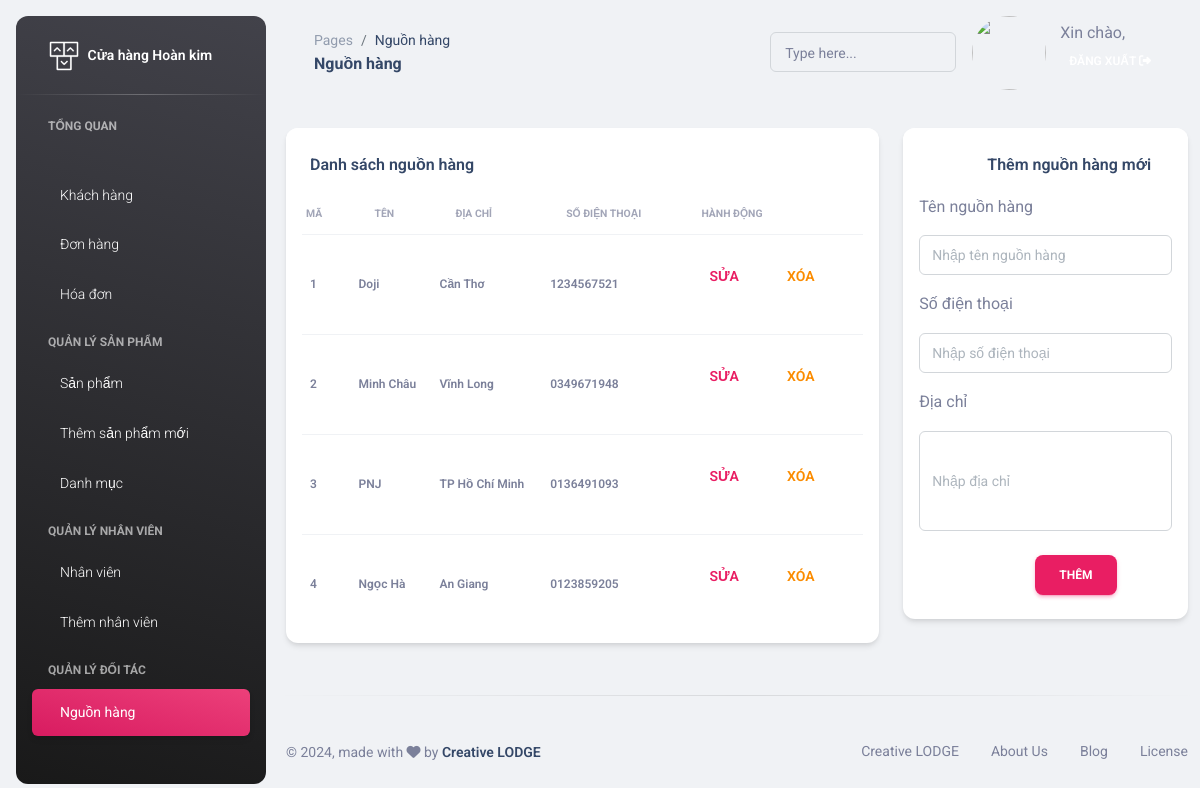
The page /admin/source.php on the database its author committed.
### tables this page shows
CREATE TABLE `nhacungcap` (
  `Ma_NCC` int(11) NOT NULL,
  `Ten_NCC` varchar(50) NOT NULL,
  `SDT_NCC` char(10) NOT NULL,
  `DiaChi_NCC` varchar(100) NOT NULL
);

### web/admin/source.php (the view, shortened to what this page needs)
<!DOCTYPE html>
<html lang="en">
<?php include "head.php"; ?>
<body class="g-sidenav-show  bg-gray-200">
<?php
    require 'aside.php';
  ?>
  <main class="main-content position-relative max-height-vh-100 h-100 border-radius-lg ">
    <nav class="navbar navbar-main navbar-expand-lg px-0 mx-4 shadow-none border-radius-xl" id="navbarBlur" data-scroll="true">
			<div class="container-fluid py-1 px-3">
        <nav aria-label="breadcrumb">
          <ol class="breadcrumb bg-transparent mb-0 pb-0 pt-1 px-0 me-sm-6 me-5">
            <li class="breadcrumb-item text-sm"><a class="opacity-5 text-dark" href="javascript:;">Pages</a></li>
            <li class="breadcrumb-item text-sm text-dark active" aria-current="page">Nguồn hàng</li>
          </ol>
          <h6 class="font-weight-bolder mb-0">Nguồn hàng</h6>
        </nav>
        <div class="collapse navbar-collapse mt-sm-0 mt-2 me-md-0 me-sm-4" id="navbar">
          <div class="ms-md-auto pe-md-3 d-flex align-items-center">
            <div class="input-group input-group-outline">
              <label class="form-label">Type here...</label>
              <input type="text" class="form-control">
            </div>
          </div>
          <ul class="navbar-nav  justify-content-end">
					<li class="nav-item d-flex align-items-center mb-4 me-4">
          <div class="icon icon-shape text-center rounded-circle">
    <img src="../assets/img/a.jpg" class="rounded-circle avatar avatar-xl">
</div>
            </li>
            <li class="nav-item d-flex align-items-center mt-sm-1 ms-3">
             <nav class=" mt-sm-1" aria-label="breadcrumb">
                <h7 class="text-maroon text mb-0">Xin chào,</h7>
                <a href="log_out.php" class="btn btn-outline-light text-white font-weight-bold px-2 mt-n1 py-1" style="color:black;">
                  <i class="fas fa-sign-out-alt "></i>
                </a>
              </nav>
            </li>
          </ul>
        </div>
      </div>
    </nav>
		<?php
			require 'connect.php';
		?>
		<div class="container-fluid py-4">
      <div class="row">
      	<div class="col-8">
      		<div class="card mb-4">
            <div class="card-header pb-2">
              <h6>Danh sách nguồn hàng</h6>
						</div>
            <div class="card-body px-3 pt-0 pb-2">
						<?php
              $sql = "select * from nhacungcap";
            ?>
              <div class="table-responsive p-0">
                <table class="table align-items-center mb-0">
                  <thead>
                    <tr>
                      <th class="text-uppercase text-secondary text-xxs font-weight-bolder opacity-7 ps-1">Mã</th>
                      <th class="text-uppercase text-secondary text-xxs font-weight-bolder opacity-7">Tên</th>
                      <th class="text-uppercase text-secondary text-xxs font-weight-bolder opacity-7">Địa chỉ</th>
                      <th class="text-uppercase text-secondary text-xxs font-weight-bolder opacity-7">Số điện thoại</th>
                      <th class="text-uppercase text-secondary text-xxs font-weight-bolder opacity-7">Hành động</th>
                    </tr>
                  </thead>
                	<tbody>
                  <?php
                      $result = $conn->query($sql);
                      if ($result->num_rows > 0) {
                      $result = $conn->query($sql);
                      $result_all = $result -> fetch_all(MYSQLI_ASSOC);
                      foreach ($result_all as $row) {
                  ?>
                    <tr class="height-100">
                      <td>
                        <p class="text-xs font-weight-bold mb-0"><?php echo $row["Ma_NCC"]; ?></p>
                      </td>
											<td>
                        <p class="text-xs font-weight-bold mb-0"><?php echo $row["Ten_NCC"]; ?></p>
                      </td>
											<td>
                        <p class="text-xs font-weight-bold mb-0"><?php echo $row["DiaChi_NCC"]; ?></p>
                      </td>
                      <td>
                        <p class="text-xs font-weight-bold mb-0"><?php echo $row["SDT_NCC"]; ?></p>
                      </td>
                      <td class="align-middle text-center">
    <div class="d-flex align-items-center">
        <div class="mr-2">
            <button data-id="<?php echo $row["Ma_NCC"];?>" data-name="<?php echo $row["Ten_NCC"];?>" data-des="<?php echo $row["DiaChi_NCC"];?>" class="edit-btn btn btn-link text-primary font-weight-bold text-sm">
                Sửa
            </button>
        </div>
        <div>
            <form method="post" action="del_source.php">
                <button class="delete-button btn btn-link text-warning text-secondary font-weight-bold text-sm">
                    Xóa
                </button>
            </form>
        </div>
    </div>
</td>
                    </tr>
                  <?php
											}
                  }
                  ?>
              		</tbody>
              	</table>
            	</div>
          	</div>
        	</div>
      	</div>
				<div class="col-4">
      		<div class="card mb-4">
            <div class="card-header pb-2">
              <h6 style="padding-left:60px;">Thêm nguồn hàng mới</h6>
						</div>
            <div class="card-body px-3 pt-0 pb-2">
							<form role="form" method="post" action="add_source.php" enctype="multipart/form-data">
								<div class="row">
									<div class="col-md-12">
										Tên nguồn hàng
										<div class="input-group input-group-lg input-group-outline my-3">
											<input required type="text" name="ten" class="form-control" placeholder="Nhập tên nguồn hàng">
										</div>
									</div>
                  <div class="col-md-12">
										Số điện thoại
										<div class="input-group input-group-lg input-group-outline my-3">
											<input required type="text" name="sdt" class="form-control" placeholder="Nhập số điện thoại">
										</div>
									</div>
								</div>
								<div class="row">
									<div class="col-md-12">
										Địa chỉ
										<div class="input-group input-group-lg input-group-outline my-3">
											<input required type="text" name="mota" style="height:100px;" class="form-control" placeholder="Nhập địa chỉ">
										</div>
									</div>
								</div>
								<div class="row">
									<div class="col-md-12 px-8">
										<button type="submit" class="btn btn-primary mt-2" >Thêm</button>
									</div>
								</div>
							</form>
          	</div>
        	</div>
      	</div>
    	</div>
    </div>
      <hr class="horizontal dark my-1">
      <div class="card-body pt-sm-3 pt-0 overflow-auto">
		<footer class="footer py-4  ">
        <div class="container-fluid">
          <div class="row align-items-center justify-content-lg-between">
            <div class="col-lg-6 mb-lg-0 mb-4">
              <div class="copyright text-center text-sm text-muted text-lg-start">
                © ,
                made with <i class="fa fa-heart"></i> by
                <a href="https://www.creative-tim.com" class="font-weight-bold" target="_blank">Creative LODGE</a>
              </div>
            </div>
            <div class="col-lg-6">
              <ul class="nav nav-footer justify-content-center justify-content-lg-end">
                <li class="nav-item">
                  <a href="https://www.creative-tim.com" class="nav-link text-muted" target="_blank">Creative LODGE</a>
                </li>
                <li class="nav-item">
                  <a href="https://www.creative-tim.com/presentation" class="nav-link text-muted" target="_blank">About Us</a>
                </li>
                <li class="nav-item">
                  <a href="https://www.creative-tim.com/blog" class="nav-link text-muted" target="_blank">Blog</a>
                </li>
                <li class="nav-item">
                  <a href="https://www.creative-tim.com/license" class="nav-link pe-0 text-muted" target="_blank">License</a>
                </li>
              </ul>
            </div>
          </div>
        </div>
      </footer>
    </div>
	</main>
</body>
</html>

### web/assets/css/nucleo-svg.css (style rules this page uses)
.icon { display: inline-block; color: #111111; height: 1em; width: 1em; }
.icon { fill: currentColor; stroke: none; }

### rows shown on the page
nhacungcap: Ma_NCC "1", Ten_NCC "Doji", DiaChi_NCC "Cần Thơ", SDT_NCC "1234567521"
nhacungcap: Ma_NCC "2", Ten_NCC "Minh Châu", DiaChi_NCC "Vĩnh Long", SDT_NCC "0349671948"
nhacungcap: Ma_NCC "3", Ten_NCC "PNJ", DiaChi_NCC "TP Hồ Chí Minh", SDT_NCC "0136491093"
nhacungcap: Ma_NCC "4", Ten_NCC "Ngọc Hà", DiaChi_NCC "An Giang", SDT_NCC "0123859205"
